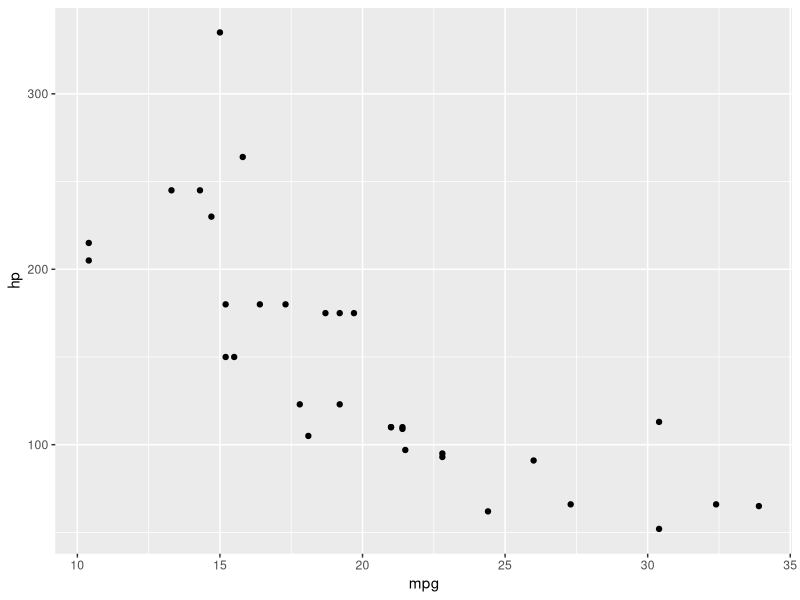
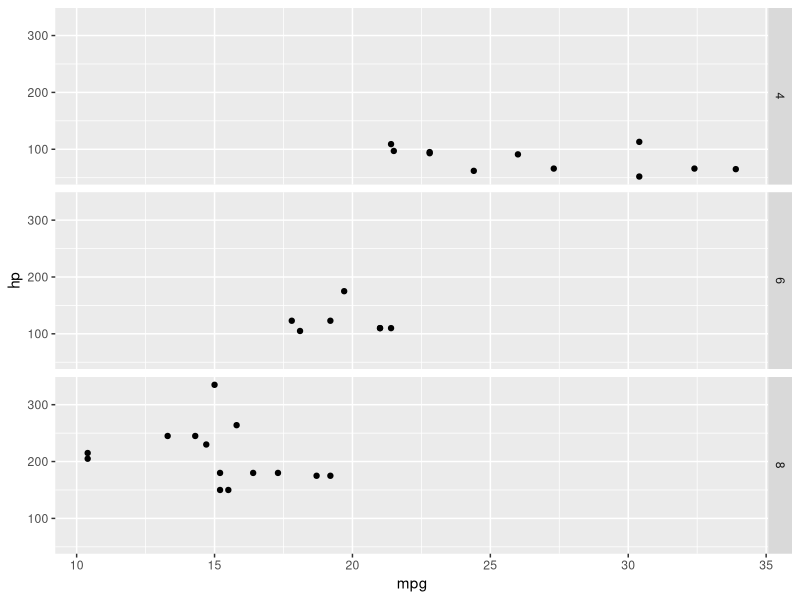
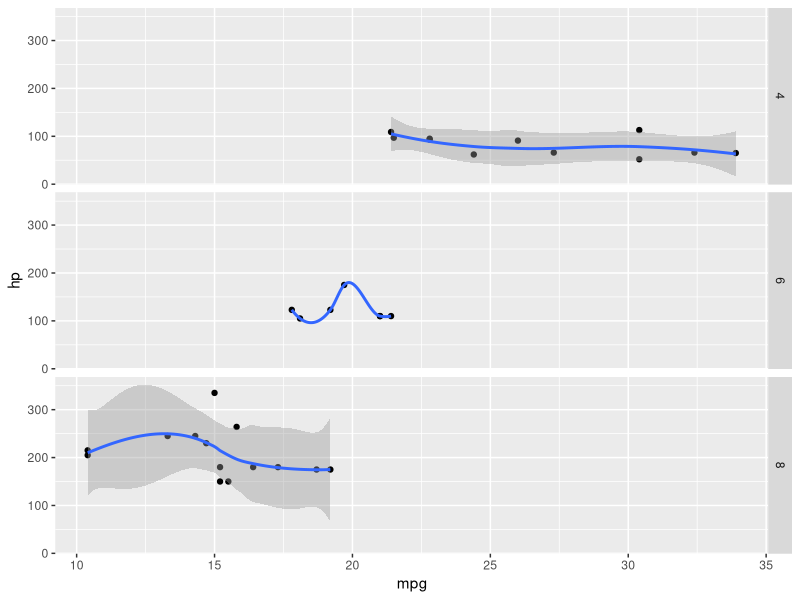
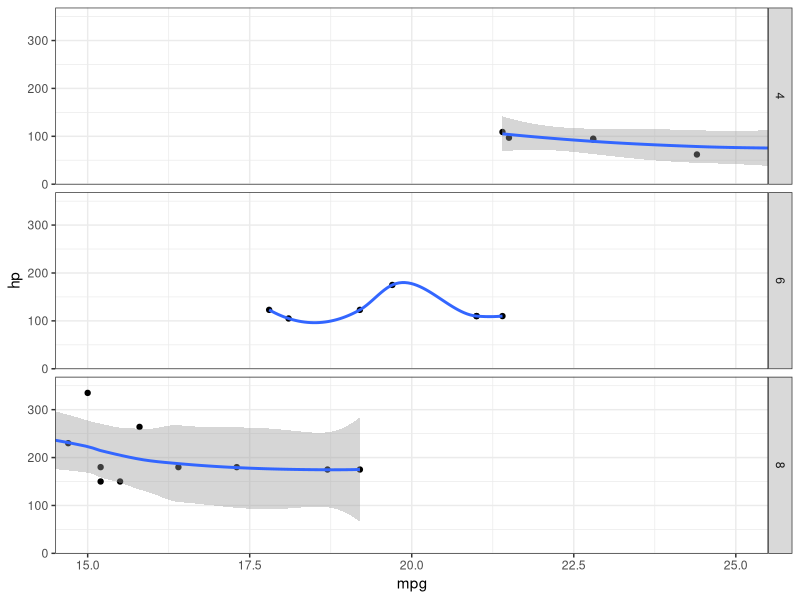

Write the R code that produced these figures, in order.
########## OVERVIEW OF GGPLOT2 ##########
# ggplot 2 = most popular data visualization package for R. Follows a distinct "grammar of graphics". Built on the idea of adding layers
# 1st 3 layers: data, aesthetics (columns and features you want to plot out), geometries
# library(ggplot2)
# pl <- ggplot(data=mtcars, aes(x=mpg,y=hp)) data + aesthetics but still need geometries aspect for plot to show up
# pl + geom_point() # scatterplot
library(ggplot2)
pl <- ggplot(data=mtcars, aes(x=mpg,y=hp))
pl + geom_point()

# Next 3 layers are not mandatory but allow for greater customization
# They are the facets, statistics, and coordinates layers
pl <- ggplot(data = mtcars, aes(x=mpg,y=hp)) + geom_point()
pl+facet_grid(cyl~.) # same scatterplot as above but separated by cylinder count

pl <- ggplot(data=mtcars,aes(x=mpg,y=hp)) + geom_point()
pl + facet_grid(cyl~.) + stat_smooth() # same scatterplot as above separated by cylinder count and with a smooth line fit

pl2 <- ggplot(data=mtcars, aes(x=mpg,y=hp)) + geom_point()+facet_grid(cyl~.) + stat_smooth() + coord_cartesian(xlim=c(15,25)) + theme_bw()
pl2

